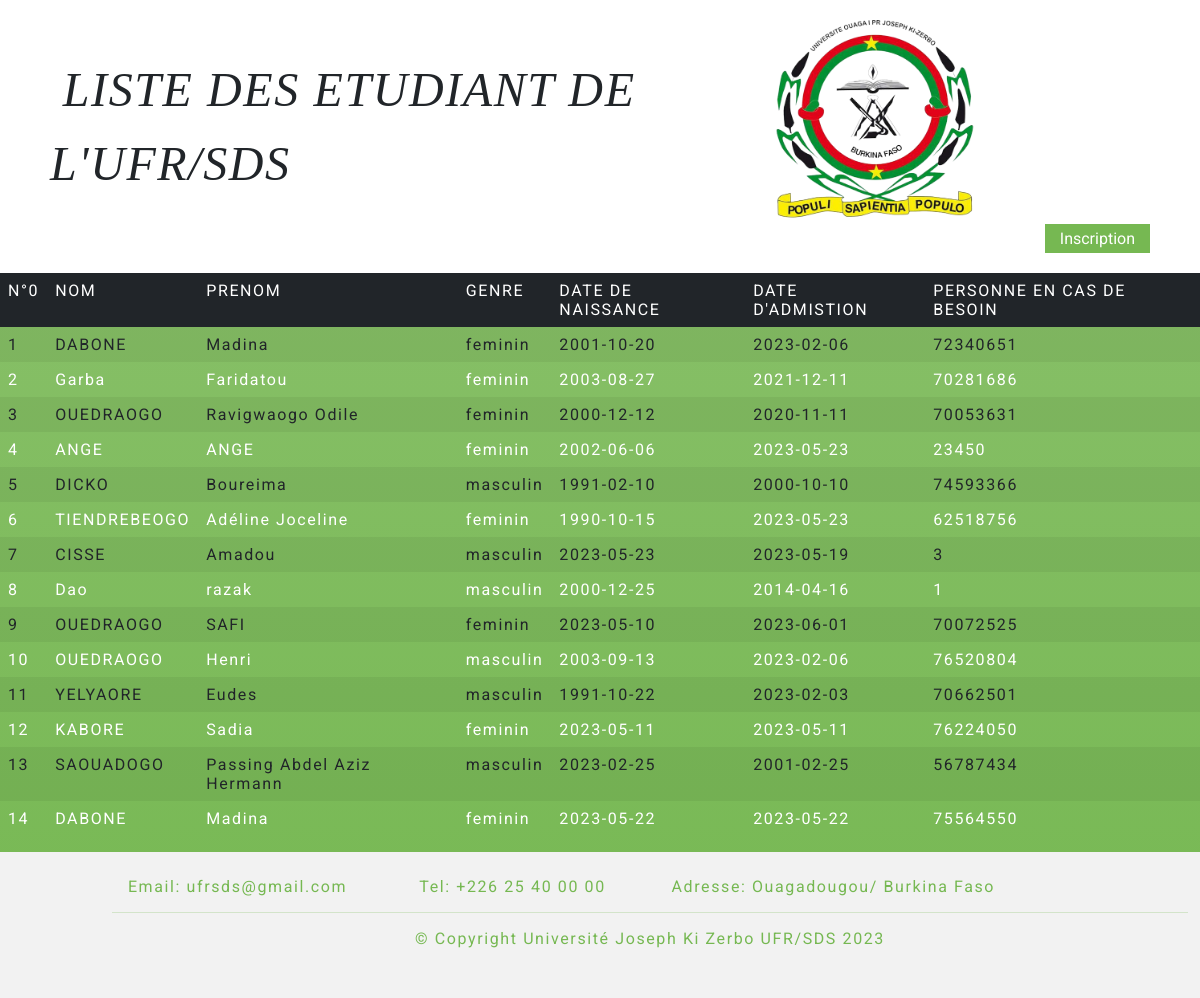
Screenshot of /tableau.php with the database file from the repository.
### tables this page shows
CREATE TABLE `form` (
  `id` int(200) NOT NULL,
  `nom` varchar(30) NOT NULL,
  `prenom` varchar(30) NOT NULL,
  `genre` varchar(30) NOT NULL,
  `date_naissance` date NOT NULL,
  `date_admistion` date NOT NULL,
  `personne_prevenir` int(30) NOT NULL
);

### tableau.php (the view, shortened to what this page needs)
<!DOCTYPE html>
<html lang="en">
<head>
  <link rel="stylesheet" href="style/bootstrap-5.2.3-dist/css/bootstrap.min.css">
  <link rel="stylesheet" href="style/style.css">
  <link href="css/style.css" rel="stylesheet" type="text/css" media="all" />
</head>
<body>
  <header>
    <div class="mask flex-center nav">
      <div class="row align-items-center">
        <div class="col-md-8 order-md-1 order-2">
          <blockquote contenteditable="true"><q>LISTE DES ETUDIANT DE L'UFR/SDS</q>
          </blockquote>
        </div>
        <div class="col-md-3 order-md-2 order-1">
          <img src="./img/logo.png" class="mx-auto" alt="slide" width="200" height="200">
        </div>
      </div>
      <div class="col-md-12 col-sm-12 d-grid gap-2 d-md-flex justify-content-md-end">
        <a href=" index.php"><Button>Inscription</Button></a>
      </div>
    </div>
  </header>
  <table class="table table-striped table-bordered pad">
    <thead class="table-dark">
      <tr>
        <th scope="col">N°0</th>
        <th scope="col">NOM</th>
        <th scope="col">PRENOM</th>
        <th scope="col">GENRE</th>
        <th scope="col">DATE DE NAISSANCE</th>
        <th scope="col">DATE D'ADMISTION</th>
        <th scope="col">PERSONNE EN CAS DE BESOIN</th>
      </tr>
    </thead>
    <tbody>
      <?php
      require 'connexionbd.php';
      $query = "SELECT * FROM form";
      $stmt = $conn->query($query);
      while ($row = $stmt->fetch()) {
        echo "<tr>
      <td>$row[id]</td>
      <td>$row[nom]</td>
      <td>$row[prenom]</td>
      <td>$row[genre]</td>
      <td>$row[date_naissance]</td>
      <td>$row[date_admistion]</td>
      <td>$row[personne_prevenir]</td>
     </tr>";
      }
      ?>
    </tbody>
  </table>
  <footer class="footer">
    <div class="container">
      <div class="row">
        <div class="col-md-3">
          <p>Email: ufrsds@gmail.com</p>
        </div>
        <div class="col-md-3">
          <p>Tel: +226 25 40 00 00</p>
        </div>
        <div class="col-md-4">
          <p>Adresse: Ouagadougou/ Burkina Faso </p>
        </div>
      </div>
      <hr>
      <p>© Copyright Université Joseph Ki Zerbo UFR/SDS 2023</p>
    </div>
  </footer>
</body>
</html>

### style/style.css (style rules this page uses)
html { overflow-y: auto; overflow-x: hidden; height: 100%; width: 100%; }
body { margin: 0px; padding: 0px; }
button { background-color: #76b852; border: none; padding: 5px 15px; color: white; }
tbody { color: white; }
.pad { padding-left: 50px; }
.nav { background-color: white; padding: 20px 50px; }
.nav img { margin-left: 190px; position: relative; }
.footer { background-color: #f2f2f2; color: white; padding: 25px 0px 50px 0px; }
.footer p { color: #76b852; text-align: center; }
hr { color: #76b852; }
html, body, div, span, applet, object, iframe, h1, h2, h3, h4, h5, h6, p, blockquote, pre, a, abbr, acronym, address, big, cite, code, del, dfn, em, img, ins, kbd, q, s, samp, small, strike, strong, sub, sup, tt, var, b, u, i, dl, dt, dd, ol, nav ul, nav li, fieldset, form, label, legend, table, caption, tbody, tfoot, thead, tr, th, td, article, aside, canvas, details, embed, figure, figcaption, footer, header, hgroup, menu, nav, output, ruby, section, summary, time, mark, audio, video { margin: 0; padding: 0; border: 0; font-size: 100%; font: inherit; vertical-align: baseline; }
article, aside, details, figcaption, figure, footer, header, hgroup, menu, nav, section { display: block; }
blockquote, q { quotes: none; }
blockquote:before, blockquote:after, q:before, q:after { content: ""; content: none; }
table { border-collapse: collapse; border-spacing: 0; }
a { text-decoration: none; }
img { max-width: 100%; }
body { background: #76b852; background: -webkit-linear-gradient(to top, #76b852, #8dc26f); background: -moz-linear-gradient(to top, #76b852, #8dc26f); background: -o-linear-gradient(to top, #76b852, #8dc26f); background: linear-gradient(to top, #76b852, #8dc26f); background-size: cover; background-attachment: fixed; font-family: Georgia, serif; font-style: italic; letter-spacing: .1rem; }
blockquote { font-size: 3rem; }
blockquote q { font-family: Georgia, serif; font-style: italic; letter-spacing: .1rem; }
q:before { content: open-quote; margin-right: .8rem; }
q:after { content: close-quote; }
q:before, q:after { color: #ccc; font-size: 4rem; }

### script/form sds_fichiers/style.css (style rules this page uses)
.nav { background-color: white; padding: 20px 50px; }
.nav img { margin-left: 190px; position: relative; }
.footer { background-color: #f2f2f2; color: white; padding: 25px 0px 50px 100px; }
.footer p { color: #76b852; text-align: center; }
hr { color: #76b852; }
html, body, div, span, applet, object, iframe, h1, h2, h3, h4, h5, h6, p, blockquote, pre, a, abbr, acronym, address, big, cite, code, del, dfn, em, img, ins, kbd, q, s, samp, small, strike, strong, sub, sup, tt, var, b, u, i, dl, dt, dd, ol, nav ul, nav li, fieldset, form, label, legend, table, caption, tbody, tfoot, thead, tr, th, td, article, aside, canvas, details, embed, figure, figcaption, footer, header, hgroup, menu, nav, output, ruby, section, summary, time, mark, audio, video { margin: 0; padding: 0; border: 0; font-size: 100%; font: inherit; vertical-align: baseline; }
article, aside, details, figcaption, figure, footer, header, hgroup, menu, nav, section { display: block; }
blockquote, q { quotes: none; }
blockquote:before, blockquote:after, q:before, q:after { content: ""; content: none; }
table { border-collapse: collapse; border-spacing: 0; }
a { text-decoration: none; }
img { max-width: 100%; }
body { background: #76b852; background: -webkit-linear-gradient(to top, #76b852, #8dc26f); background: -moz-linear-gradient(to top, #76b852, #8dc26f); background: -o-linear-gradient(to top, #76b852, #8dc26f); background: linear-gradient(to top, #76b852, #8dc26f); background-size: cover; background-attachment: fixed; font-family: "Roboto", sans-serif; }
blockquote { font-size: 3rem; }
blockquote q { font-family: Georgia, serif; font-style: italic; letter-spacing: .1rem; }
q:before { content: open-quote; margin-right: .8rem; }
q:after { content: close-quote; }
q:before, q:after { color: #ccc; font-size: 4rem; }

### rows the page displays
form: id "1", nom "DABONE", prenom "Madina", genre "feminin", date_naissance "2001-10-20", date_admistion "2023-02-06", personne_prevenir "72340651"
form: id "2", nom "Garba", prenom "Faridatou", genre "feminin", date_naissance "2003-08-27", date_admistion "2021-12-11", personne_prevenir "70281686"
form: id "3", nom "OUEDRAOGO", prenom "Ravigwaogo Odile", genre "feminin", date_naissance "2000-12-12", date_admistion "2020-11-11", personne_prevenir "70053631"
form: id "4", nom "ANGE", prenom "ANGE", genre "feminin", date_naissance "2002-06-06", date_admistion "2023-05-23", personne_prevenir "23450"
form: id "5", nom "DICKO", prenom "Boureima", genre "masculin", date_naissance "1991-02-10", date_admistion "2000-10-10", personne_prevenir "74593366"
form: id "6", nom "TIENDREBEOGO", prenom "Adéline Joceline", genre "feminin", date_naissance "1990-10-15", date_admistion "2023-05-23", personne_prevenir "62518756"
form: id "7", nom "CISSE", prenom "Amadou", genre "masculin", date_naissance "2023-05-23", date_admistion "2023-05-19", personne_prevenir "3"
form: id "8", nom "Dao", prenom "razak", genre "masculin", date_naissance "2000-12-25", date_admistion "2014-04-16", personne_prevenir "1"
form: id "9", nom "OUEDRAOGO", prenom "SAFI", genre "feminin", date_naissance "2023-05-10", date_admistion "2023-06-01", personne_prevenir "70072525"
form: id "10", nom "OUEDRAOGO", prenom "Henri", genre "masculin", date_naissance "2003-09-13", date_admistion "2023-02-06", personne_prevenir "76520804"
form: id "11", nom "YELYAORE", prenom "Eudes", genre "masculin", date_naissance "1991-10-22", date_admistion "2023-02-03", personne_prevenir "70662501"
form: id "12", nom "KABORE", prenom "Sadia", genre "feminin", date_naissance "2023-05-11", date_admistion "2023-05-11", personne_prevenir "76224050"
form: id "13", nom "SAOUADOGO", prenom "Passing Abdel Aziz Hermann", genre "masculin", date_naissance "2023-02-25", date_admistion "2001-02-25", personne_prevenir "56787434"
form: id "14", nom "DABONE", prenom "Madina", genre "feminin", date_naissance "2023-05-22", date_admistion "2023-05-22", personne_prevenir "75564550"
